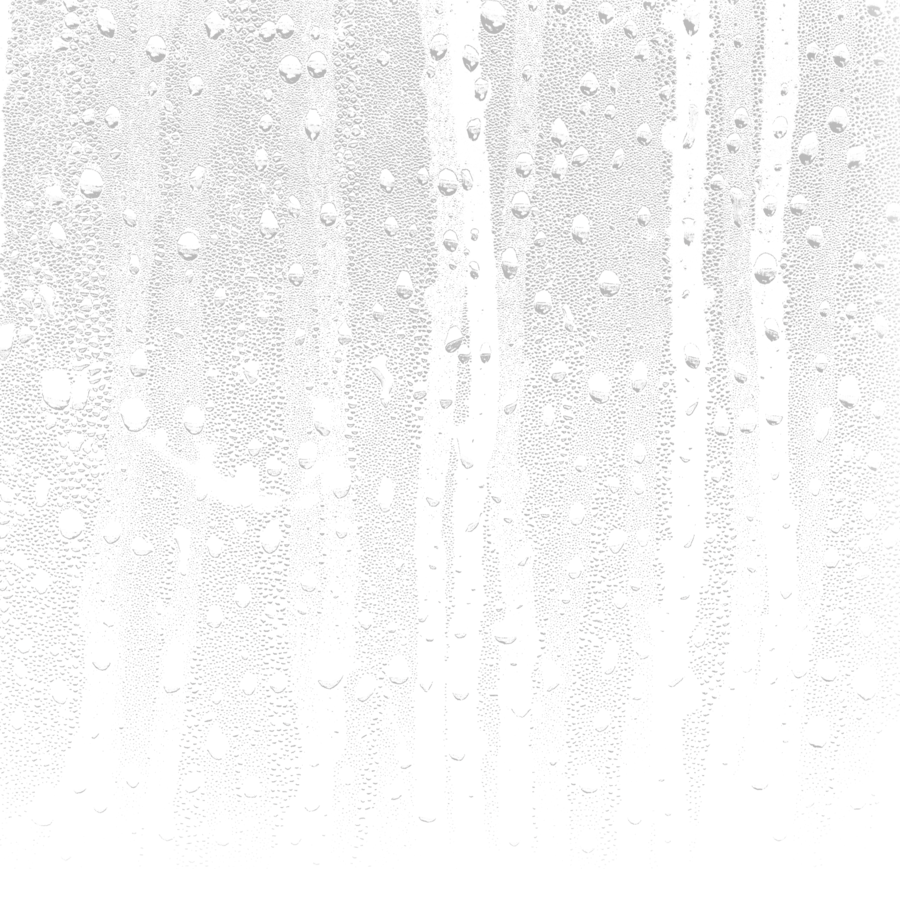
#> input picture injectors/condensation/condensation1.png, 900 x 900 px
$ python -i ChromaticAberrationInjector.py   (imports and definitions only)   (older library calls are emulated)
#> lines starting #> are read from the running program, lines starting #| are printed output that depends on the picture; after the words box and inside, x2 and y2 are one past the last pixel; in counts of white or black regions, pixels touching at a corner belong together
### utils/FilePathManager.py
import os


class FilePathManager:

    @staticmethod
    def getFileName(path):
        return ".".join(os.path.basename(path).split(".")[:-1])

    @staticmethod
    def getFileExtension(path):
        return os.path.basename(path).split(".")[-1]

    @staticmethod
    def addInjectionName(orig_path, injection_name):
        # return FilePathManager.getFileName(orig_path) + "_" + injection_name + "." + FilePathManager.getFileExtension(orig_path)
        return os.path.basename(orig_path)

    @staticmethod
    def getVariantOutputFolder(output_folder, variant_n):
        folder_path = os.path.join(output_folder, f"variant_{variant_n}")
        os.makedirs(folder_path, exist_ok=True)
        return folder_path

### injectors/ChromaticAberrationInjector.py
from PIL import Image
import numpy as np
import math
from typing import List
import os
import logging

from utils.FilePathManager import FilePathManager


class ChromaticAberrationInjector:

    def __init__(self):
        self.failure_name = "chromaticAberration"
        # Save n of variants
        self.variants = 1

    def inject(self, original_img_path, out_folder):
#> called with original_img_path = 'condensation/condensation1.png', out_folder = 'out.png'
        logging.info(f"Processing: {FilePathManager.getFileName(original_img_path)}")
        original_img = Image.open(original_img_path)
#> original_img is the input picture: PIL image 900x900 P; mean R, G, B, A 66.2, 65.6, 65.6, 18.4
        # Ensure width and height are odd numbers
        standardized_image = original_img.copy()
        if (original_img.size[0] % 2 == 0):
            standardized_image = standardized_image.crop((0, 0, standardized_image.size[0] - 1, standardized_image.size[1]))
            standardized_image.load()
        if (original_img.size[1] % 2 == 0):
            standardized_image = standardized_image.crop((0, 0, standardized_image.size[0], standardized_image.size[1] - 1))
#> standardized_image: PIL image 899x899 P
            standardized_image.load()
        standardized_image = standardized_image.convert("RGB")
#> standardized_image: PIL image 899x899 RGB
        # Processing image
        logging.info(f"Appling Chromatic Aberration")
        chromatic_patch = self.__add_chromatic(standardized_image, strength=2, no_blur=False)
#> in __add_chromatic, `r, g, b = im.split()`:
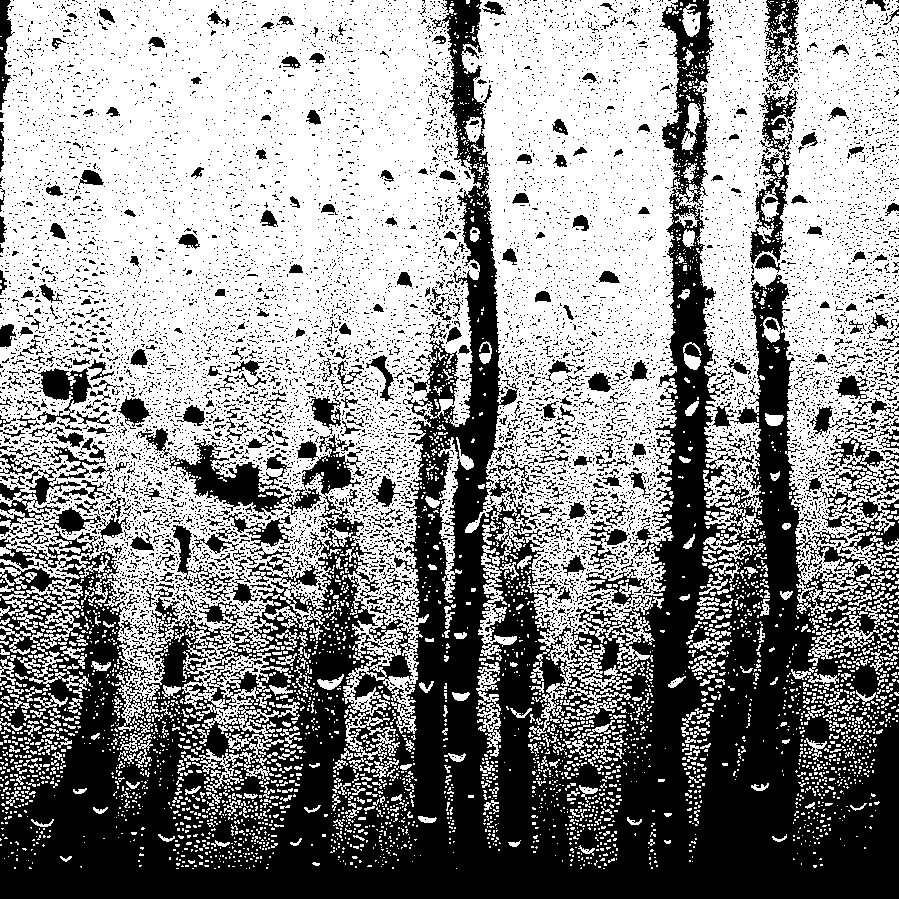
#> r: PIL image 899x899 L; values 0 (black) and 117 (white), 56.6% white; 10480 black regions (10037 under 20 px), largest, box (x1, y1, x2, y2) and area: (0, 0, 899, 899) 280238, (750, 88, 798, 264) 2836, (764, 0, 799, 82) 1485
        original_img.paste(chromatic_patch)
        # Save
        new_name = FilePathManager.addInjectionName(original_img_path, f"_ChromaticAberration".replace(".", "-"))
        logging.info(f"Saving: {new_name}")
        out_dir = FilePathManager.getVariantOutputFolder(out_folder, 0)
        original_img.save(os.path.join(out_dir, new_name))

    def __cartesian_to_polar(self, data: np.ndarray) -> np.ndarray:
        """Returns the polar form of <data>
        """
        width = data.shape[1]
        height = data.shape[0]
        assert (width > 2)
        assert (height > 2)
        assert (width % 2 == 1)
        assert (height % 2 == 1)
        perimeter = 2 * (width + height - 2)
        halfdiag = math.ceil(((width ** 2 + height ** 2) ** 0.5) / 2)
        halfw = width // 2
        halfh = height // 2
        ret = np.zeros((halfdiag, perimeter))

        # Don't want to deal with divide by zero errors...
        ret[0:(halfw + 1), halfh] = data[halfh, halfw::-1]
        ret[0:(halfw + 1), height + width - 2 +
                           halfh] = data[halfh, halfw:(halfw * 2 + 1)]
        ret[0:(halfh + 1), height - 1 + halfw] = data[halfh:(halfh * 2 + 1), halfw]
        ret[0:(halfh + 1), perimeter - halfw] = data[halfh::-1, halfw]

        # Divide the image into 8 triangles, and use the same calculation on
        # 4 triangles at a time. This is possible due to symmetry.
        # This section is also responsible for the corner pixels
        for i in range(0, halfh):
            slope = (halfh - i) / (halfw)
            diagx = ((halfdiag ** 2) / (slope ** 2 + 1)) ** 0.5
            unit_xstep = diagx / (halfdiag - 1)
            unit_ystep = diagx * slope / (halfdiag - 1)
            for row in range(halfdiag):
                ystep = round(row * unit_ystep)
                xstep = round(row * unit_xstep)
                if ((halfh >= ystep) and halfw >= xstep):
                    ret[row, i] = data[halfh - ystep, halfw - xstep]
                    ret[row, height - 1 - i] = data[halfh + ystep, halfw - xstep]
                    ret[row, height + width - 2 +
                        i] = data[halfh + ystep, halfw + xstep]
                    ret[row, height + width + height - 3 -
                        i] = data[halfh - ystep, halfw + xstep]
                else:
                    break

        # Remaining 4 triangles
        for j in range(1, halfw):
            slope = (halfh) / (halfw - j)
            diagx = ((halfdiag ** 2) / (slope ** 2 + 1)) ** 0.5
            unit_xstep = diagx / (halfdiag - 1)
            unit_ystep = diagx * slope / (halfdiag - 1)
            for row in range(halfdiag):
                ystep = round(row * unit_ystep)
                xstep = round(row * unit_xstep)
                if (halfw >= xstep and halfh >= ystep):
                    ret[row, height - 1 + j] = data[halfh + ystep, halfw - xstep]
                    ret[row, height + width - 2 -
                        j] = data[halfh + ystep, halfw + xstep]
                    ret[row, height + width + height - 3 +
                        j] = data[halfh - ystep, halfw + xstep]
                    ret[row, perimeter - j] = data[halfh - ystep, halfw - xstep]
                else:
                    break
        return ret

    def __polar_to_cartesian(self, data: np.ndarray, width: int, height: int) -> np.ndarray:
        """Returns the cartesian form of <data>.

        <width> is the original width of the cartesian image
        <height> is the original height of the cartesian image
        """
        assert (width > 2)
        assert (height > 2)
        assert (width % 2 == 1)
        assert (height % 2 == 1)
        perimeter = 2 * (width + height - 2)
        halfdiag = math.ceil(((width ** 2 + height ** 2) ** 0.5) / 2)
        halfw = width // 2
        halfh = height // 2
        ret = np.zeros((height, width))

        # Don't want to deal with divide by zero errors...
        ret[halfh, halfw::-1] = data[0:(halfw + 1), halfh]
        ret[halfh, halfw:(halfw * 2 + 1)] = data[0:(halfw + 1),
                                                 height + width - 2 + halfh]
        ret[halfh:(halfh * 2 + 1), halfw] = data[0:(halfh + 1), height - 1 + halfw]
        ret[halfh::-1, halfw] = data[0:(halfh + 1), perimeter - halfw]

        # Same code as above, except the order of the assignments are switched
        for i in range(0, halfh):
            slope = (halfh - i) / (halfw)
            diagx = ((halfdiag ** 2)/(slope ** 2 + 1)) ** 0.5
            unit_xstep = diagx / (halfdiag - 1)
            unit_ystep = diagx * slope / (halfdiag - 1)
            for row in range(halfdiag):
                ystep = round(row * unit_ystep)
                xstep = round(row * unit_xstep)
                if ((halfh >= ystep) and halfw >= xstep):
                    ret[halfh - ystep, halfw - xstep] = \
                        data[row, i]
                    ret[halfh + ystep, halfw - xstep] = \
                        data[row, height - 1 - i]
                    ret[halfh + ystep, halfw + xstep] = \
                        data[row, height + width - 2 + i]
                    ret[halfh - ystep, halfw + xstep] = \
                        data[row, height + width + height - 3 - i]
                else:
                    break

        for j in range(1, halfw):
            slope = (halfh) / (halfw - j)
            diagx = ((halfdiag ** 2)/(slope ** 2 + 1)) ** 0.5
            unit_xstep = diagx / (halfdiag - 1)
            unit_ystep = diagx * slope / (halfdiag - 1)
            for row in range(halfdiag):
                ystep = round(row * unit_ystep)
                xstep = round(row * unit_xstep)
                if (halfw >= xstep and halfh >= ystep):
                    ret[halfh + ystep, halfw - xstep] = \
                        data[row, height - 1 + j]
                    ret[halfh + ystep, halfw + xstep] = \
                        data[row, height + width - 2 - j]
                    ret[halfh - ystep, halfw + xstep] = \
                        data[row, height + width + height - 3 + j]
                    ret[halfh - ystep, halfw - xstep] = \
                        data[row, perimeter - j]
                else:
                    break

        # Repairs black/missing pixels in the transformed image
        for i in range(1, height - 1):
            for j in range(1, width - 1):
                if ret[i, j] == 0:
                    ret[i, j] = (ret[i - 1, j] + ret[i + 1, j]) / 2
        return ret

    def __get_gauss(self, n: int) -> List[float]:
        """Return the Gaussian 1D kernel for a diameter of <n>
        Referenced from: https://stackoverflow.com/questions/11209115/
        """
        sigma = 0.3 * (n / 2 - 1) + 0.8
        r = range(-int(n / 2), int(n / 2) + 1)
        new_sum = sum([1 / (sigma * math.sqrt(2 * math.pi)) *
                       math.exp(-float(x) ** 2 / (2 * sigma ** 2)) for x in r])
        # Ensure that the gaussian array adds up to one
        return [(1 / (sigma * math.sqrt(2 * math.pi)) *
                 math.exp(-float(x) ** 2 / (2 * sigma ** 2))) / new_sum for x in r]

    def __vertical_gaussian(self, data: np.ndarray, n: int) -> np.ndarray:
        """Peforms a Gaussian blur in the vertical direction on <data>. Returns
        the resulting numpy array.

        <n> is the radius, where 1 pixel radius indicates no blur
        """
        padding = n - 1
        width = data.shape[1]
        height = data.shape[0]
        padded_data = np.zeros((height + padding * 2, width))
        padded_data[padding: -padding, :] = data
        ret = np.zeros((height, width))
        kernel = None
        old_radius = - 1
        for i in range(height):
            radius = round(i * padding / (height - 1)) + 1
            # Recreate new kernel only if we have to
            if (radius != old_radius):
                old_radius = radius
                kernel = np.tile(self.__get_gauss(1 + 2 * (radius - 1)),
                                 (width, 1)).transpose()
            ret[i, :] = np.sum(np.multiply(
                padded_data[padding + i - radius + 1:padding + i + radius, :], kernel), axis=0)
        return ret

    def __add_chromatic(self, im, strength: float = 1, no_blur: bool = False):
        """Splits <im> into red, green, and blue channels, then performs a
        1D Vertical Gaussian blur through a polar representation. Finally,
        it expands the green and blue channels slightly.
        <strength> determines the amount of expansion and blurring.
        <no_blur> disables the radial blur
        """
        r, g, b = im.split()
        rdata = np.asarray(r)
        gdata = np.asarray(g)
        bdata = np.asarray(b)
        if no_blur:
            # channels remain unchanged
            rfinal = r
            gfinal = g
            bfinal = b
        else:
            rpolar = self.__cartesian_to_polar(rdata)
            gpolar = self.__cartesian_to_polar(gdata)
            bpolar = self.__cartesian_to_polar(bdata)

            bluramount = (im.size[0] + im.size[1] - 2) / 100 * strength
            if round(bluramount) > 0:
                rpolar = self.__vertical_gaussian(rpolar, round(bluramount))
                gpolar = self.__vertical_gaussian(gpolar, round(bluramount * 1.2))
                bpolar = self.__vertical_gaussian(bpolar, round(bluramount * 1.4))
#> call 3 of __vertical_gaussian, with n = 50
#> in __vertical_gaussian (call 3), `padded_data[padding: -padding, :] = data`:
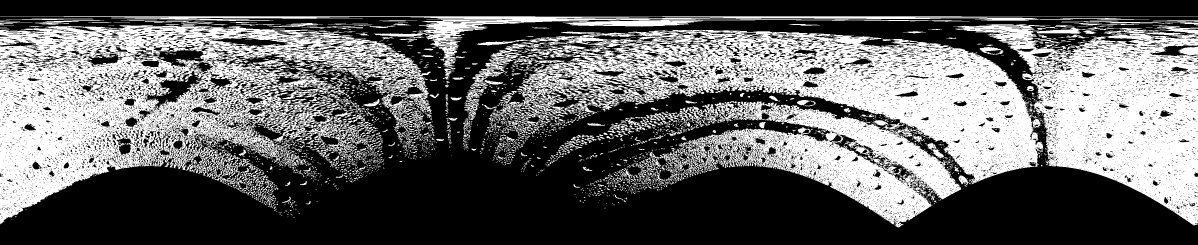
#> padded_data: shape (734, 3592) float64 (shown at 1/3 size); values 0 (black) and 116 (white), 39.8% white; 3666 white regions (2669 under 20 px), largest, box (x1, y1, x2, y2) and area: (1432, 90, 3130, 683) 379691, (0, 76, 1295, 673) 318301, (2860, 73, 3592, 677) 199001

            rcartes = self.__polar_to_cartesian(
                rpolar, width=rdata.shape[1], height=rdata.shape[0])
#> after the loop in __polar_to_cartesian, `for i in range(0, halfh):`:
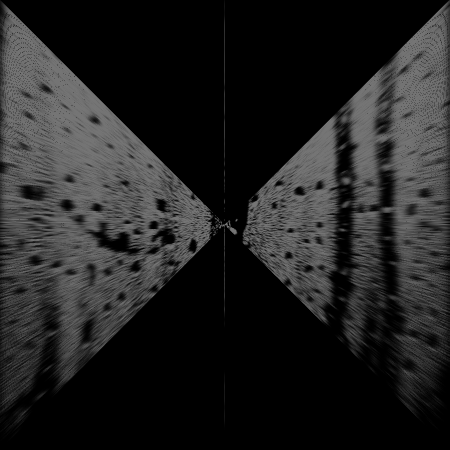
#> ret: shape (899, 899) float64 (shown at 1/2 size); min 0, max 117, mean 34.4
#> after the loop in __polar_to_cartesian, `for i in range(1, height - 1):`:
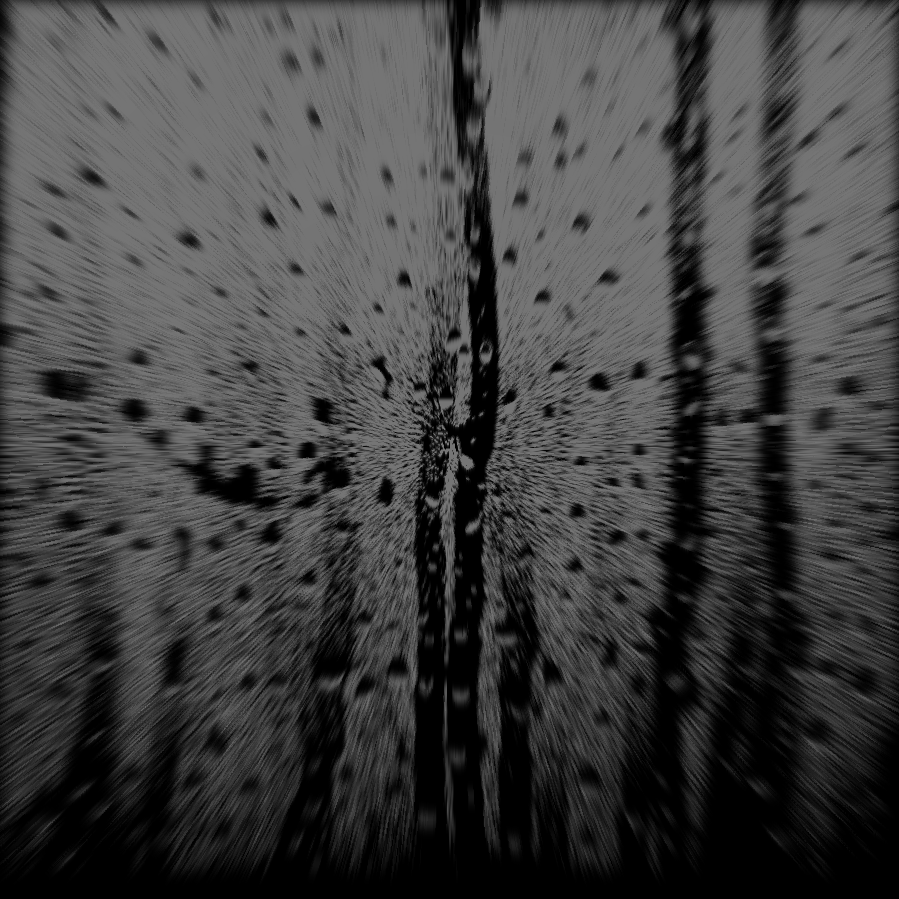
#> ret: shape (899, 899) float64; min 0, max 117, mean 65.6
            gcartes = self.__polar_to_cartesian(
                gpolar, width=gdata.shape[1], height=gdata.shape[0])
#> call 2 of __polar_to_cartesian, with width = 899, height = 899
#> after the loop in __polar_to_cartesian (call 2), `for i in range(1, height - 1):`:
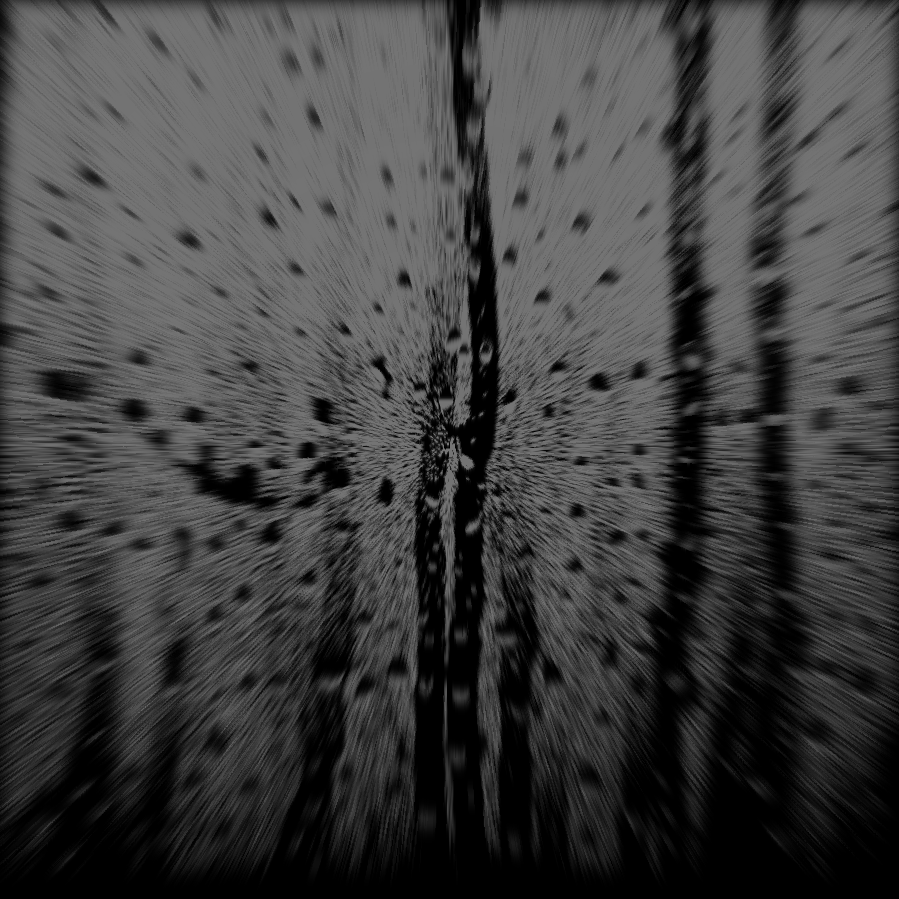
#> ret: shape (899, 899) float64; min 0, max 116, mean 64.9
            bcartes = self.__polar_to_cartesian(
                bpolar, width=bdata.shape[1], height=bdata.shape[0])
#> call 3 of __polar_to_cartesian, with width = 899, height = 899
#> after the loop in __polar_to_cartesian (call 3), `for i in range(1, height - 1):`:
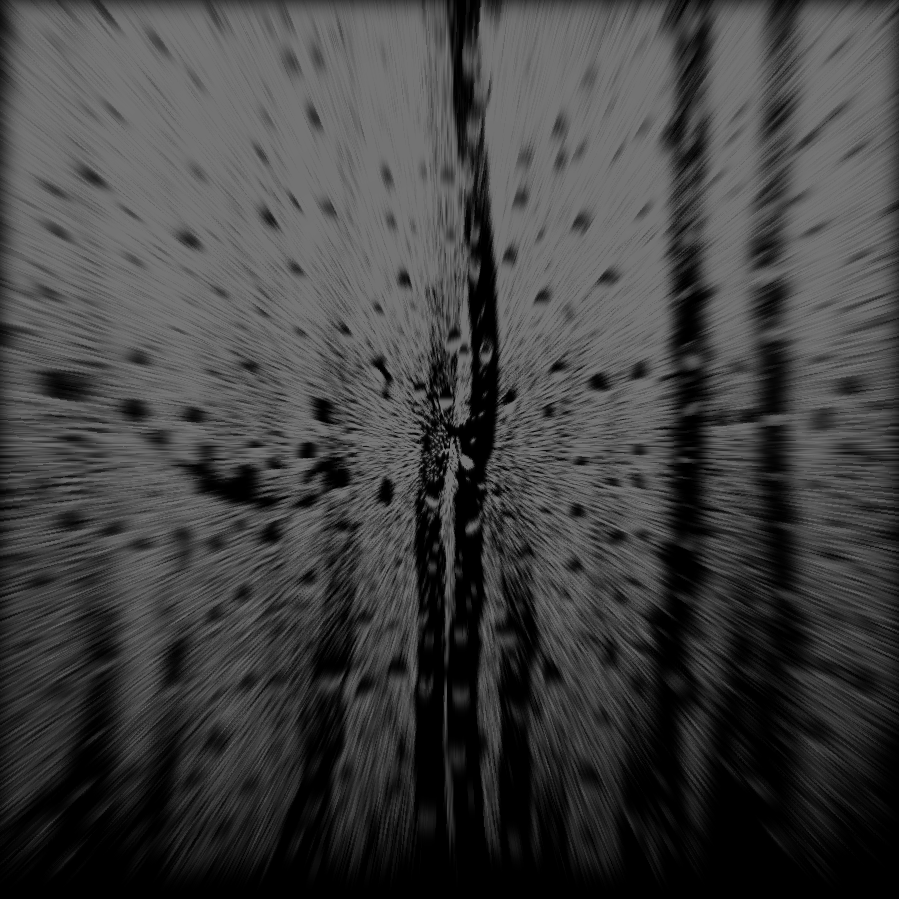
#> ret: shape (899, 899) float64; min 0, max 116, mean 64.7

            rfinal = Image.fromarray(np.uint8(rcartes), 'L')
            gfinal = Image.fromarray(np.uint8(gcartes), 'L')
            bfinal = Image.fromarray(np.uint8(bcartes), 'L')

        # enlarge the green and blue channels slightly, blue being the most enlarged
        gfinal = gfinal.resize((round((1 + 0.018 * strength) * rdata.shape[1]),
                                round((1 + 0.018 * strength) * rdata.shape[0])), Image.ANTIALIAS)
        bfinal = bfinal.resize((round((1 + 0.044 * strength) * rdata.shape[1]),
                                round((1 + 0.044 * strength) * rdata.shape[0])), Image.ANTIALIAS)

        rwidth, rheight = rfinal.size
        gwidth, gheight = gfinal.size
        bwidth, bheight = bfinal.size
        rhdiff = (bheight - rheight) // 2
        rwdiff = (bwidth - rwidth) // 2
        ghdiff = (bheight - gheight) // 2
        gwdiff = (bwidth - gwidth) // 2

        # Centre the channels
        im = Image.merge("RGB", (
            rfinal.crop((-rwdiff, -rhdiff, bwidth - rwdiff, bheight - rhdiff)),
            gfinal.crop((-gwdiff, -ghdiff, bwidth - gwdiff, bheight - ghdiff)),
            bfinal))

        # Crop the image to the original image dimensions
        return im.crop((rwdiff, rhdiff, rwidth + rwdiff, rheight + rhdiff))

    # [36 lines left out: functions __add_jitter, __blend_images, not called in this run]

>>> result = ChromaticAberrationInjector().inject('condensation/condensation1.png', 'out.png')
